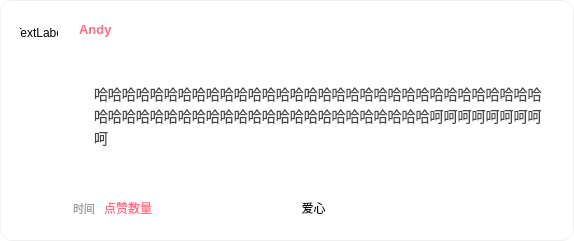
<?xml version="1.0" encoding="UTF-8"?>
<ui version="4.0">
 <class>Form</class>
 <widget class="QWidget" name="Form">
  <property name="geometry">
   <rect>
    <x>0</x>
    <y>0</y>
    <width>574</width>
    <height>241</height>
   </rect>
  </property>
  <property name="minimumSize">
   <size>
    <width>0</width>
    <height>45</height>
   </size>
  </property>
  <property name="maximumSize">
   <size>
    <width>16777215</width>
    <height>16777215</height>
   </size>
  </property>
  <property name="windowTitle">
   <string>Form</string>
  </property>
  <property name="styleSheet">
   <string notr="true">/* ================= Reply Card ================= */

QWidget#Form {

background-color: white;

border-radius: 12px;
border: 1px solid #f0f0f0;

padding: 10px;
}


/* hover 效果 */

QWidget#Form:hover {

background-color: #fff7f9;
border: 1px solid #ff8fa3;
}


/* ================= 用户名 ================= */

QWidget#Form QLabel#name {

font-size: 13px;
font-weight: 600;
color: #333333;
}


/* hover 用户名变粉 */

QWidget#Form:hover QLabel#name {
color: #ff6b81;
}


/* ================= 时间 ================= */

QWidget#Form QLabel#time {

font-size: 11px;
color: #999999;
}


/* ================= 回复内容 ================= */

QWidget#Form QLabel#label_content {

font-size: 14px;
color: #444444;
padding-top: 4px;
padding-bottom: 4px;
}


/* ================= 点赞 ================= */

QWidget#Form QLabel#like {

font-size: 12px;
color: #ff6b81;
}





/* ================= 子组件透明 ================= */

QWidget#Form * {

background: transparent;
}
</string>
  </property>
  <layout class="QHBoxLayout" name="horizontalLayout_4">
   <property name="topMargin">
    <number>4</number>
   </property>
   <property name="bottomMargin">
    <number>4</number>
   </property>
   <item>
    <widget class="QWidget" name="widget" native="true">
     <property name="minimumSize">
      <size>
       <width>47</width>
       <height>0</height>
      </size>
     </property>
     <property name="maximumSize">
      <size>
       <width>47</width>
       <height>16777215</height>
      </size>
     </property>
     <layout class="QVBoxLayout" name="verticalLayout_2">
      <item>
       <widget class="QLabel" name="avatar">
        <property name="enabled">
         <bool>true</bool>
        </property>
        <property name="sizePolicy">
         <sizepolicy hsizetype="Fixed" vsizetype="Fixed">
          <horstretch>0</horstretch>
          <verstretch>0</verstretch>
         </sizepolicy>
        </property>
        <property name="minimumSize">
         <size>
          <width>40</width>
          <height>40</height>
         </size>
        </property>
        <property name="maximumSize">
         <size>
          <width>40</width>
          <height>40</height>
         </size>
        </property>
        <property name="text">
         <string>TextLabel</string>
        </property>
        <property name="scaledContents">
         <bool>true</bool>
        </property>
        <property name="alignment">
         <set>Qt::AlignmentFlag::AlignCenter</set>
        </property>
       </widget>
      </item>
      <item>
       <spacer name="verticalSpacer">
        <property name="orientation">
         <enum>Qt::Orientation::Vertical</enum>
        </property>
        <property name="sizeHint" stdset="0">
         <size>
          <width>20</width>
          <height>40</height>
         </size>
        </property>
       </spacer>
      </item>
     </layout>
    </widget>
   </item>
   <item>
    <widget class="QWidget" name="content" native="true">
     <property name="maximumSize">
      <size>
       <width>600</width>
       <height>16777215</height>
      </size>
     </property>
     <property name="styleSheet">
      <string notr="true"/>
     </property>
     <layout class="QVBoxLayout" name="verticalLayout" stretch="0,1,0">
      <property name="topMargin">
       <number>4</number>
      </property>
      <property name="bottomMargin">
       <number>4</number>
      </property>
      <item>
       <widget class="QWidget" name="userInfor" native="true">
        <property name="minimumSize">
         <size>
          <width>0</width>
          <height>40</height>
         </size>
        </property>
        <property name="maximumSize">
         <size>
          <width>16777215</width>
          <height>40</height>
         </size>
        </property>
        <layout class="QHBoxLayout" name="horizontalLayout">
         <property name="leftMargin">
          <number>6</number>
         </property>
         <property name="topMargin">
          <number>4</number>
         </property>
         <property name="rightMargin">
          <number>6</number>
         </property>
         <property name="bottomMargin">
          <number>0</number>
         </property>
         <item>
          <widget class="QLabel" name="name">
           <property name="minimumSize">
            <size>
             <width>35</width>
             <height>35</height>
            </size>
           </property>
           <property name="maximumSize">
            <size>
             <width>16777215</width>
             <height>35</height>
            </size>
           </property>
           <property name="text">
            <string>Andy</string>
           </property>
          </widget>
         </item>
         <item>
          <spacer name="horizontalSpacer_2">
           <property name="orientation">
            <enum>Qt::Orientation::Horizontal</enum>
           </property>
           <property name="sizeHint" stdset="0">
            <size>
             <width>40</width>
             <height>20</height>
            </size>
           </property>
          </spacer>
         </item>
        </layout>
       </widget>
      </item>
      <item>
       <widget class="QWidget" name="widget_content" native="true">
        <layout class="QHBoxLayout" name="horizontalLayout_3">
         <property name="leftMargin">
          <number>6</number>
         </property>
         <property name="topMargin">
          <number>2</number>
         </property>
         <property name="rightMargin">
          <number>6</number>
         </property>
         <property name="bottomMargin">
          <number>2</number>
         </property>
         <item>
          <spacer name="horizontalSpacer">
           <property name="orientation">
            <enum>Qt::Orientation::Horizontal</enum>
           </property>
           <property name="sizeType">
            <enum>QSizePolicy::Policy::Fixed</enum>
           </property>
           <property name="sizeHint" stdset="0">
            <size>
             <width>12</width>
             <height>20</height>
            </size>
           </property>
          </spacer>
         </item>
         <item>
          <widget class="QLabel" name="label_content">
           <property name="text">
            <string>哈哈哈哈哈哈哈哈哈哈哈哈哈哈哈哈哈哈哈哈哈哈哈哈哈哈哈哈哈哈哈哈哈哈哈哈哈哈哈哈哈哈哈哈哈哈哈哈哈哈哈哈哈哈哈哈呵呵呵呵呵呵呵呵呵</string>
           </property>
           <property name="wordWrap">
            <bool>true</bool>
           </property>
           <property name="margin">
            <number>0</number>
           </property>
           <property name="indent">
            <number>-3</number>
           </property>
          </widget>
         </item>
        </layout>
       </widget>
      </item>
      <item>
       <widget class="QWidget" name="bottom" native="true">
        <property name="sizePolicy">
         <sizepolicy hsizetype="Minimum" vsizetype="Fixed">
          <horstretch>0</horstretch>
          <verstretch>0</verstretch>
         </sizepolicy>
        </property>
        <property name="minimumSize">
         <size>
          <width>0</width>
          <height>50</height>
         </size>
        </property>
        <property name="maximumSize">
         <size>
          <width>16777215</width>
          <height>50</height>
         </size>
        </property>
        <layout class="QHBoxLayout" name="horizontalLayout_2" stretch="0,0,1,0">
         <property name="spacing">
          <number>1</number>
         </property>
         <property name="leftMargin">
          <number>0</number>
         </property>
         <property name="topMargin">
          <number>0</number>
         </property>
         <property name="rightMargin">
          <number>0</number>
         </property>
         <property name="bottomMargin">
          <number>0</number>
         </property>
         <item>
          <widget class="QLabel" name="time">
           <property name="minimumSize">
            <size>
             <width>30</width>
             <height>0</height>
            </size>
           </property>
           <property name="text">
            <string>时间</string>
           </property>
           <property name="alignment">
            <set>Qt::AlignmentFlag::AlignLeading|Qt::AlignmentFlag::AlignLeft|Qt::AlignmentFlag::AlignVCenter</set>
           </property>
          </widget>
         </item>
         <item>
          <widget class="QLabel" name="like">
           <property name="sizePolicy">
            <sizepolicy hsizetype="Minimum" vsizetype="Fixed">
             <horstretch>0</horstretch>
             <verstretch>0</verstretch>
            </sizepolicy>
           </property>
           <property name="minimumSize">
            <size>
             <width>0</width>
             <height>0</height>
            </size>
           </property>
           <property name="maximumSize">
            <size>
             <width>50</width>
             <height>16777215</height>
            </size>
           </property>
           <property name="layoutDirection">
            <enum>Qt::LayoutDirection::LeftToRight</enum>
           </property>
           <property name="autoFillBackground">
            <bool>false</bool>
           </property>
           <property name="text">
            <string>点赞数量</string>
           </property>
           <property name="alignment">
            <set>Qt::AlignmentFlag::AlignRight|Qt::AlignmentFlag::AlignTrailing|Qt::AlignmentFlag::AlignVCenter</set>
           </property>
          </widget>
         </item>
         <item>
          <widget class="QPushButton" name="like_button">
           <property name="sizePolicy">
            <sizepolicy hsizetype="Expanding" vsizetype="Fixed">
             <horstretch>0</horstretch>
             <verstretch>0</verstretch>
            </sizepolicy>
           </property>
           <property name="minimumSize">
            <size>
             <width>50</width>
             <height>50</height>
            </size>
           </property>
           <property name="maximumSize">
            <size>
             <width>1150</width>
             <height>50</height>
            </size>
           </property>
           <property name="autoFillBackground">
            <bool>false</bool>
           </property>
           <property name="styleSheet">
            <string notr="true">/* ================= Like 按钮 ================= */
QPushButton#like_btn {
background-color: pink;
color: white;
border-radius: 8px;
padding: 0; 
margin: 0; 
border: none; 
}

QPushButton#like_btn:hover {
background-color: #ff9aa2;
}

QPushButton#like_btn:pressed {
background-color: #ff6f91;
}</string>
           </property>
           <property name="text">
            <string>爱心</string>
           </property>
           <property name="iconSize">
            <size>
             <width>10</width>
             <height>10</height>
            </size>
           </property>
           <property name="flat">
            <bool>true</bool>
           </property>
          </widget>
         </item>
         <item>
          <spacer name="horizontalSpacer_3">
           <property name="orientation">
            <enum>Qt::Orientation::Horizontal</enum>
           </property>
           <property name="sizeType">
            <enum>QSizePolicy::Policy::Fixed</enum>
           </property>
           <property name="sizeHint" stdset="0">
            <size>
             <width>80</width>
             <height>20</height>
            </size>
           </property>
          </spacer>
         </item>
        </layout>
       </widget>
      </item>
     </layout>
    </widget>
   </item>
  </layout>
 </widget>
 <resources/>
 <connections/>
</ui>
